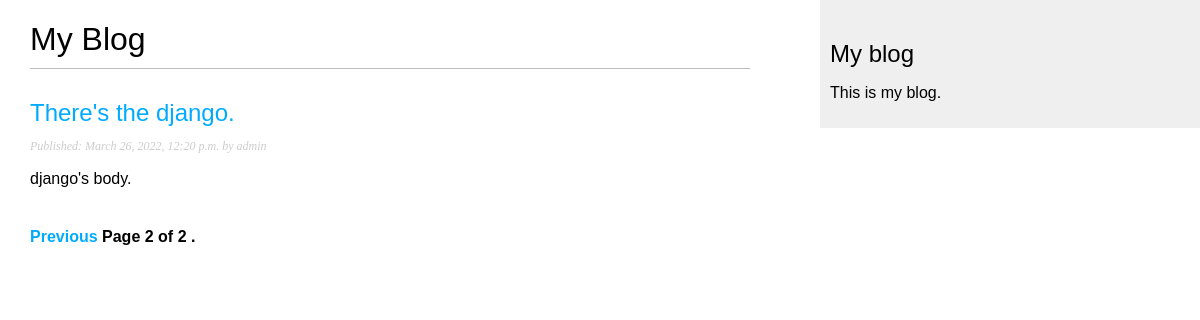
Screenshot of /blog/?page=2 with the database file from the repository.
### blog/models.py (models this page shows, shortened)
class Post(models.Model):
    STATUS_CHOICES = (
        ('draft', 'Draft'),
        ('published', 'Published')
    )
    title = models.CharField(max_length=250)
    slug = models.SlugField(max_length=250, unique_for_date='publish')
    author = models.ForeignKey(User, on_delete=models.CASCADE, related_name='blog_posts')
    body = models.TextField()
    publish = models.DateTimeField(default=timezone.now)
    created = models.DateTimeField(auto_now_add=True)
    updated = models.DateTimeField(auto_now=True)
    status = models.CharField(max_length=10, choices=STATUS_CHOICES, default='draft')
    objects = models.Manager()
    published = PublishedManager()
    class Meta:
        ordering = ('-publish',)
    def get_absolute_url(self):
        return reverse('blog:post_detail',
                       args=[self.publish.year,
                             self.publish.month,
                             self.publish.day,
                             self.slug])

### blog/views.py (the view)
# urls.py: path('', views.post_list, name='post_list'),
def post_list(request):
    objects_list = Post.published.all()
    paginator = Paginator(objects_list, 3)
    page = request.GET.get('page')
    print('page: ' + str(page))
    try:
        posts = paginator.page(page)
    except PageNotAnInteger:
        print('No pages!')
        posts = paginator.page(1)
    except EmptyPage:
        posts = paginator.page(paginator.num_pages)
    return render(request, 'blog/post/list.html', {'page': page,
                                                   'posts': posts})

### blog/models.py (called while the page is built)
    def get_queryset(self):
        return super(PublishedManager,
                     self).get_queryset()\
                          .filter(status='published')

### blog/templates/blog/post/list.html (shortened to what this page needs)
{% extends "blog/base.html" %}
{% block content %}
  <h1>My Blog</h1>
  {% for post in posts %}
    <h2>
      <a href="{{ post.get_absolute_url }}">{{ post.title }}</a>
    </h2>
    <p class="date">
      Published: {{ post.publish }} by {{ post.author }}
    </p>
    {{ post.body | truncatewords:30|linebreaks }}
  {% endfor %}
  {% include "blog/pagination.html" with page=posts %}
{% endblock %}

### blog/static/css/blog.css (style rules this page uses)
body { margin:0; padding:0; font-family:helvetica, sans-serif; }
a { color:#00abff; text-decoration:none; }
h1 { font-weight:normal; border-bottom:1px solid #bbb; padding:0 0 10px 0; }
h2 { font-weight:normal; margin:30px 0 0; }
p.date { color:#ccc; font-family: georgia, serif; font-size: 12px; font-style: italic; }

### rows the page displays
Post: title "There's the django.", publish "March 26, 2022, 12:20 p.m.", author "admin", body "django's body."

### other values shown
{{ page.number }} "2"
{{ page.paginator.num_pages }} "2"
